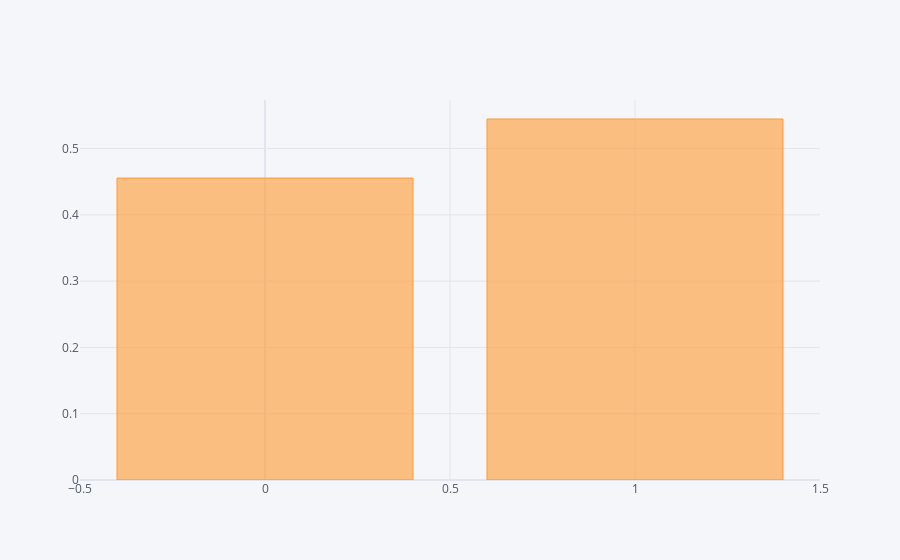

The code cell stored with this chart in its notebook:
### Code cell
df.target.value_counts(normalize=True).iplot(kind="bar")

### Figure 1 — Plotly figure (JSON) as saved in the notebook; plotly's stock layout.template omitted (floating-point values rounded to 4 significant figures)
{"data": [{"marker": {"color": "rgba(255, 153, 51, 0.6)", "line": {"color": "rgba(255, 153, 51, 1.0)", "width": 1}}, "name": "target", "orientation": "v", "text": "", "type": "bar", "x": [1, 0], "y": [0.5446, 0.4554]}], "layout": {"autosize": true, "legend": {"bgcolor": "#F5F6F9", "font": {"color": "#4D5663"}}, "paper_bgcolor": "#F5F6F9", "plot_bgcolor": "#F5F6F9", "title": {"font": {"color": "#4D5663"}}, "xaxis": {"autorange": true, "gridcolor": "#E1E5ED", "range": [-0.5, 1.5], "showgrid": true, "tickfont": {"color": "#4D5663"}, "title": {"font": {"color": "#4D5663"}, "text": ""}, "type": "linear", "zerolinecolor": "#E1E5ED"}, "yaxis": {"autorange": true, "gridcolor": "#E1E5ED", "range": [0, 0.5732], "showgrid": true, "tickfont": {"color": "#4D5663"}, "title": {"font": {"color": "#4D5663"}, "text": ""}, "type": "linear", "zerolinecolor": "#E1E5ED"}}}
